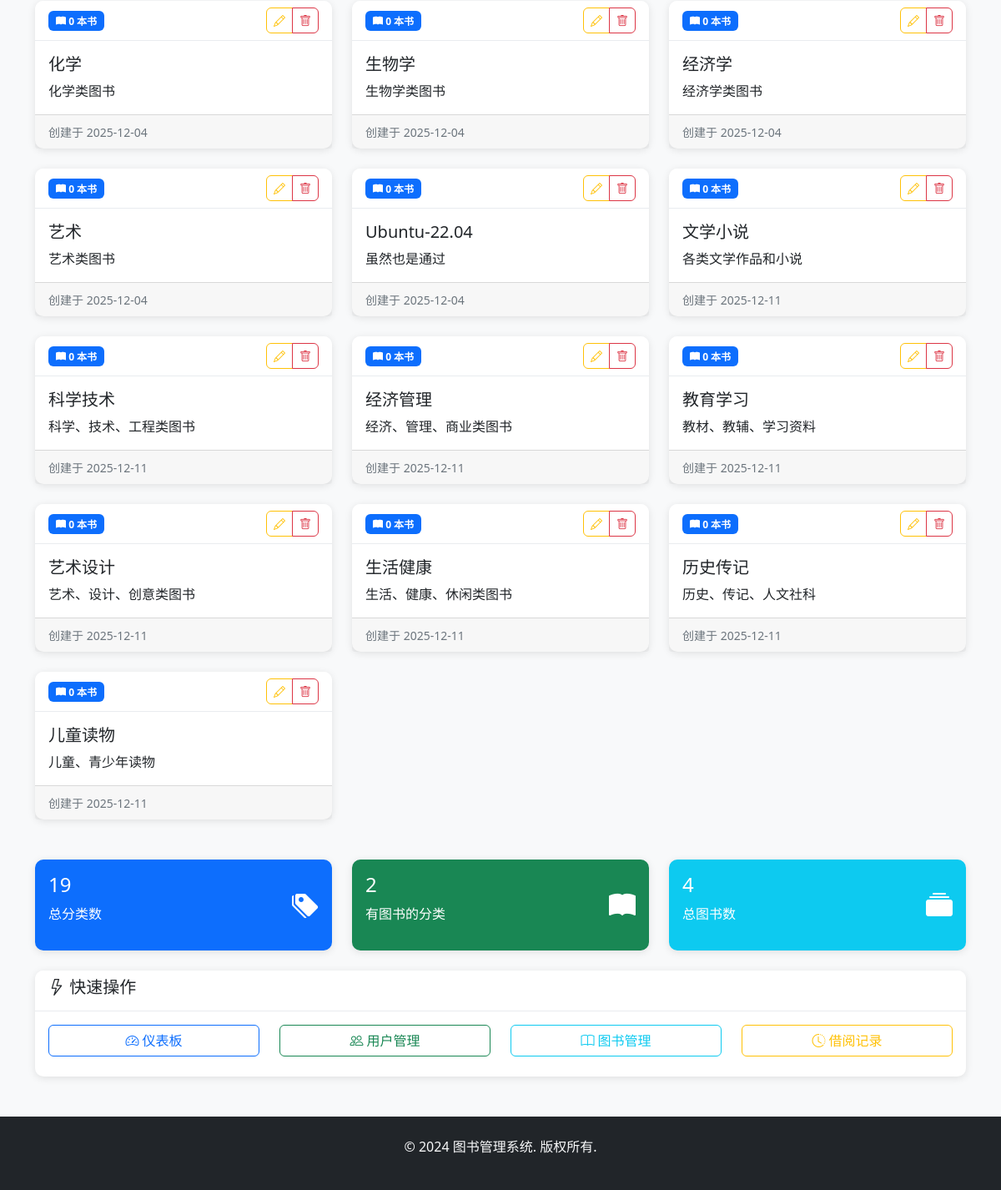
The page /admin/categories (signed in, lower part) on the database as committed earlier.
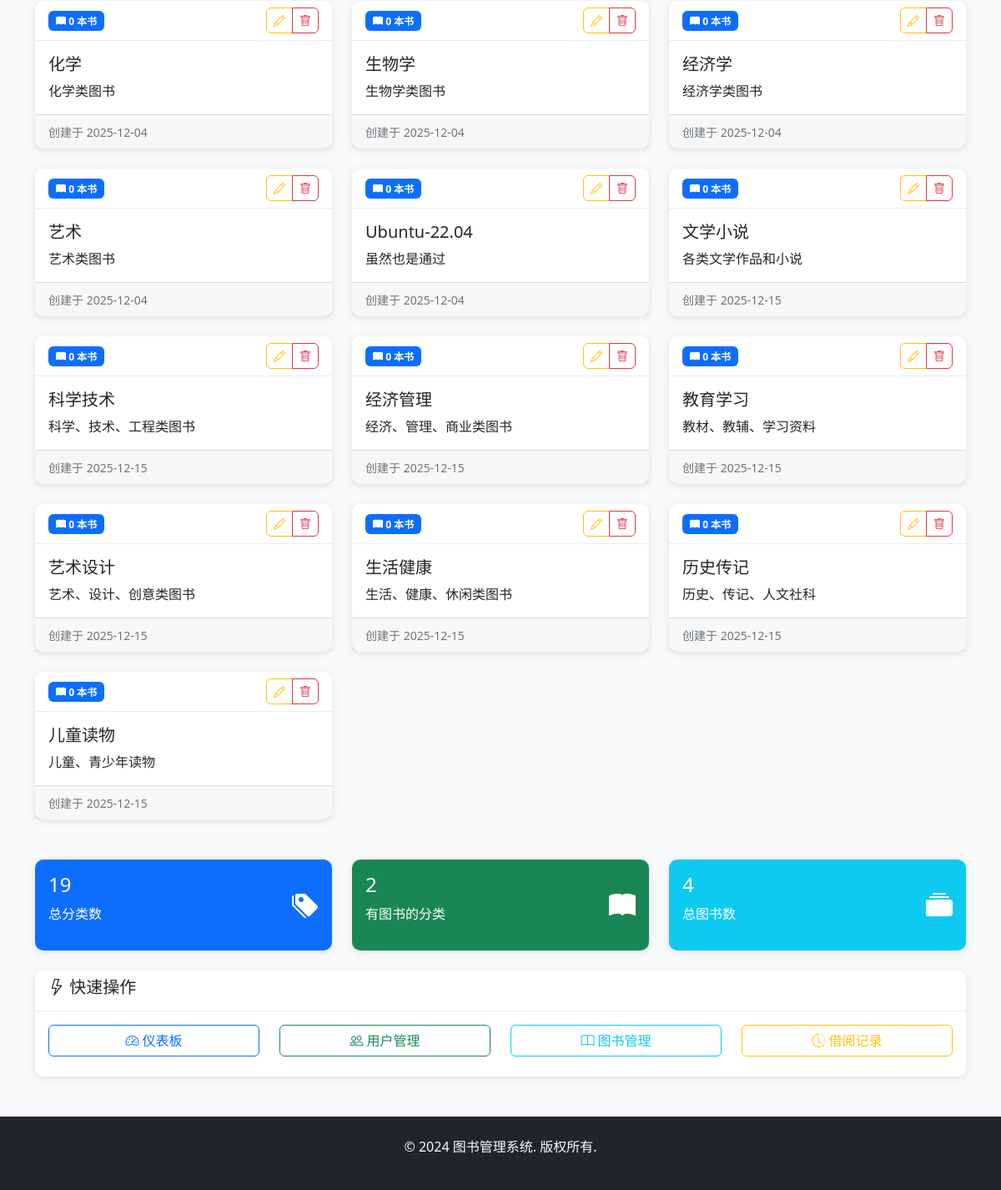
The same page on the database as committed later.
### models.py (models this page shows)
class Category(db.Model):
    __tablename__ = 'categories'
    id = db.Column(db.Integer, primary_key=True)
    name = db.Column(db.String(100), unique=True, nullable=False)
    description = db.Column(db.Text)
    created_at = db.Column(db.DateTime, default=datetime.utcnow)
    books = db.relationship('Book', backref='category', lazy=True)

### app.py (the view)
@app.route('/admin/categories')
@login_required
def admin_categories():
    if not isinstance(current_user, Admin):
        abort(403)
    categories = Category.query.all()
    return render_template('admin/categories.html', categories=categories)

### app.py (called while the page is built)
@login_manager.user_loader
def load_user(user_id):
    try:
        user_id = int(user_id)
        admin = Admin.query.get(user_id)
        if admin:
            return admin
        user = User.query.get(user_id)
        return user
    except (ValueError, TypeError):
        return None

### templates/admin/categories.html (shortened to what the changed rows need)
{% extends "base.html" %}
{% block content %}
<div class="row">
    {% for category in categories %}
        <div class="col-md-4 mb-4">
            <div class="card h-100">
                <div class="card-header d-flex justify-content-between align-items-center">
                    <span class="badge bg-primary">
                        <i class="bi bi-book-fill"></i> {{ category.books|length }} 本书
                    </span>
                    <div class="btn-group" role="group">
                        <a href="{{ url_for('edit_category', category_id=category.id) }}" class="btn btn-sm btn-outline-warning">
                            <i class="bi bi-pencil"></i>
                        </a>
                        {% if not category.books %}
                            <a href="{{ url_for('delete_category', category_id=category.id) }}" class="btn btn-sm btn-outline-danger"
                               onclick="return confirm('确定要删除分类《{{ category.name }}》吗？')">
                                <i class="bi bi-trash"></i>
                            </a>
                        {% endif %}
                    </div>
                </div>
                <div class="card-body">
                    <h5 class="card-title">{{ category.name }}</h5>
                    {% if category.description %}
                        <p class="card-text">{{ category.description }}</p>
                    {% else %}
                        <p class="card-text text-muted">暂无描述</p>
                    {% endif %}
                </div>
                <div class="card-footer">
                    <small class="text-muted">
                        创建于 {{ category.created_at.strftime('%Y-%m-%d') }}
                    </small>
                </div>
            </div>
        </div>
    {% endfor %}
</div>
{% endblock %}

Rows that differ between the two databases and show on the page:
changed Category "文学小说": created_at "2025-12-11" → "2025-12-15"
changed Category "科学技术": created_at "2025-12-11" → "2025-12-15"
changed Category "经济管理": created_at "2025-12-11" → "2025-12-15"
changed Category "教育学习": created_at "2025-12-11" → "2025-12-15"
changed Category "艺术设计": created_at "2025-12-11" → "2025-12-15"
changed Category "生活健康": created_at "2025-12-11" → "2025-12-15"
changed Category "历史传记": created_at "2025-12-11" → "2025-12-15"
changed Category "儿童读物": created_at "2025-12-11" → "2025-12-15"
